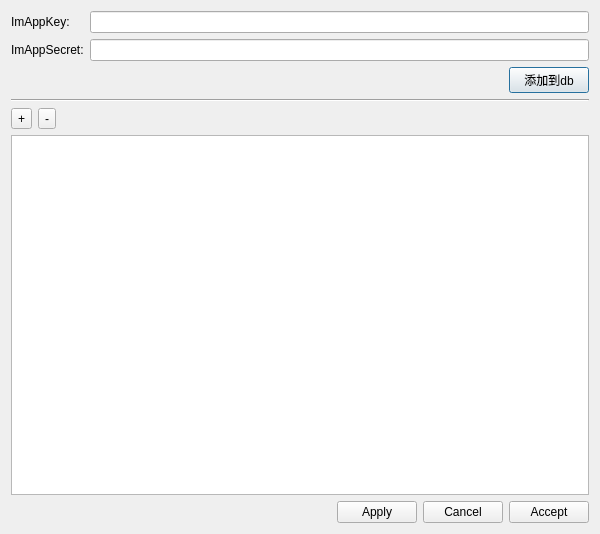
<?xml version="1.0" encoding="UTF-8"?>
<ui version="4.0">
 <class>ConfigDialog</class>
 <widget class="QDialog" name="ConfigDialog">
  <property name="geometry">
   <rect>
    <x>0</x>
    <y>0</y>
    <width>600</width>
    <height>534</height>
   </rect>
  </property>
  <property name="windowTitle">
   <string>Dialog</string>
  </property>
  <layout class="QVBoxLayout" name="verticalLayout">
   <item>
    <layout class="QGridLayout" name="gridLayout">
     <item row="0" column="0">
      <widget class="QLabel" name="lbl_im_appkey">
       <property name="text">
        <string>ImAppKey:</string>
       </property>
      </widget>
     </item>
     <item row="0" column="1">
      <widget class="QLineEdit" name="edit_im_appkey"/>
     </item>
     <item row="1" column="0">
      <widget class="QLabel" name="lbl_im_app_sceret">
       <property name="text">
        <string>ImAppSecret:</string>
       </property>
      </widget>
     </item>
     <item row="1" column="1">
      <widget class="QLineEdit" name="edit_im_app_secret"/>
     </item>
    </layout>
   </item>
   <item>
    <layout class="QHBoxLayout" name="horizontalLayout_3">
     <property name="leftMargin">
      <number>0</number>
     </property>
     <property name="topMargin">
      <number>0</number>
     </property>
     <property name="rightMargin">
      <number>0</number>
     </property>
     <property name="bottomMargin">
      <number>0</number>
     </property>
     <item>
      <spacer name="horizontalSpacer_3">
       <property name="orientation">
        <enum>Qt::Horizontal</enum>
       </property>
       <property name="sizeHint" stdset="0">
        <size>
         <width>40</width>
         <height>20</height>
        </size>
       </property>
      </spacer>
     </item>
     <item>
      <widget class="QPushButton" name="pushButton">
       <property name="text">
        <string>添加到db</string>
       </property>
      </widget>
     </item>
    </layout>
   </item>
   <item>
    <widget class="Line" name="line">
     <property name="orientation">
      <enum>Qt::Horizontal</enum>
     </property>
    </widget>
   </item>
   <item>
    <layout class="QHBoxLayout" name="horizontalLayout_2">
     <item>
      <widget class="QToolButton" name="toolButton">
       <property name="text">
        <string>+</string>
       </property>
      </widget>
     </item>
     <item>
      <widget class="QToolButton" name="toolButton_2">
       <property name="text">
        <string>-</string>
       </property>
      </widget>
     </item>
     <item>
      <spacer name="horizontalSpacer_2">
       <property name="orientation">
        <enum>Qt::Horizontal</enum>
       </property>
       <property name="sizeHint" stdset="0">
        <size>
         <width>40</width>
         <height>20</height>
        </size>
       </property>
      </spacer>
     </item>
    </layout>
   </item>
   <item>
    <widget class="QTableView" name="tableView"/>
   </item>
   <item>
    <layout class="QHBoxLayout" name="horizontalLayout">
     <item>
      <spacer name="horizontalSpacer">
       <property name="orientation">
        <enum>Qt::Horizontal</enum>
       </property>
       <property name="sizeHint" stdset="0">
        <size>
         <width>40</width>
         <height>20</height>
        </size>
       </property>
      </spacer>
     </item>
     <item>
      <widget class="QPushButton" name="pushButton_apply">
       <property name="text">
        <string>Apply</string>
       </property>
      </widget>
     </item>
     <item>
      <widget class="QPushButton" name="pushButton_cancel">
       <property name="text">
        <string>Cancel</string>
       </property>
      </widget>
     </item>
     <item>
      <widget class="QPushButton" name="pushButton_accept">
       <property name="text">
        <string>Accept</string>
       </property>
      </widget>
     </item>
    </layout>
   </item>
  </layout>
 </widget>
 <resources/>
 <connections/>
</ui>
